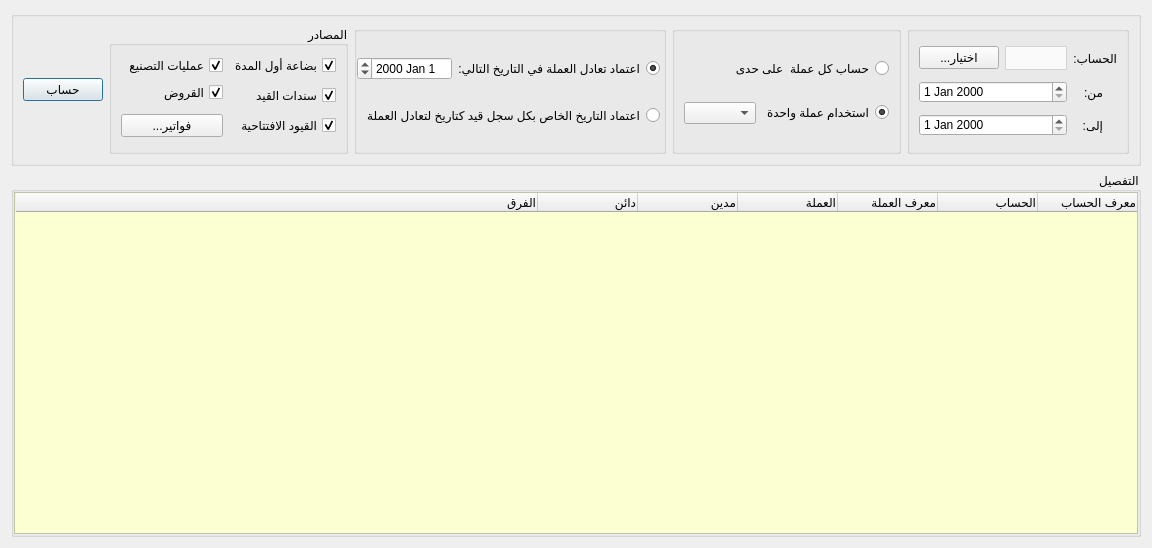
<?xml version="1.0" encoding="UTF-8"?>
<ui version="4.0">
 <class>Trial_Balance</class>
 <widget class="QDialog" name="Trial_Balance">
  <property name="windowModality">
   <enum>Qt::WindowModal</enum>
  </property>
  <property name="geometry">
   <rect>
    <x>0</x>
    <y>0</y>
    <width>1057</width>
    <height>548</height>
   </rect>
  </property>
  <property name="minimumSize">
   <size>
    <width>0</width>
    <height>115</height>
   </size>
  </property>
  <property name="windowTitle">
   <string>ميزان المراجعة</string>
  </property>
  <property name="layoutDirection">
   <enum>Qt::RightToLeft</enum>
  </property>
  <property name="modal">
   <bool>true</bool>
  </property>
  <layout class="QGridLayout" name="gridLayout_4">
   <item row="1" column="0">
    <widget class="QGroupBox" name="groupBox_3">
     <property name="sizePolicy">
      <sizepolicy hsizetype="MinimumExpanding" vsizetype="MinimumExpanding">
       <horstretch>0</horstretch>
       <verstretch>0</verstretch>
      </sizepolicy>
     </property>
     <property name="maximumSize">
      <size>
       <width>16777215</width>
       <height>16777215</height>
      </size>
     </property>
     <property name="title">
      <string>التفصيل</string>
     </property>
     <layout class="QGridLayout" name="gridLayout_2">
      <property name="leftMargin">
       <number>0</number>
      </property>
      <property name="topMargin">
       <number>0</number>
      </property>
      <property name="rightMargin">
       <number>0</number>
      </property>
      <property name="bottomMargin">
       <number>0</number>
      </property>
      <property name="spacing">
       <number>3</number>
      </property>
      <item row="0" column="0">
       <widget class="QTreeWidget" name="results_tree">
        <property name="styleSheet">
         <string notr="true">QScrollBar:vertical {
    background-color: #f1f1f1;
    width: 12px;
    margin: 12px 0 12px 0;
}

QScrollBar::handle:vertical {
    background-color: #888;
    min-height: 20px;
    border-radius: 4px;
}

QScrollBar::handle:vertical:hover {
    background-color: #555;
}

QTreeWidget{background-color:rgb(252, 255, 210);}</string>
        </property>
        <column>
         <property name="text">
          <string>معرف الحساب</string>
         </property>
         <property name="textAlignment">
          <set>AlignTrailing|AlignVCenter</set>
         </property>
        </column>
        <column>
         <property name="text">
          <string>الحساب</string>
         </property>
         <property name="textAlignment">
          <set>AlignTrailing|AlignVCenter</set>
         </property>
        </column>
        <column>
         <property name="text">
          <string>معرف العملة</string>
         </property>
         <property name="textAlignment">
          <set>AlignTrailing|AlignVCenter</set>
         </property>
        </column>
        <column>
         <property name="text">
          <string>العملة</string>
         </property>
         <property name="textAlignment">
          <set>AlignTrailing|AlignVCenter</set>
         </property>
        </column>
        <column>
         <property name="text">
          <string>مدين</string>
         </property>
         <property name="textAlignment">
          <set>AlignTrailing|AlignVCenter</set>
         </property>
        </column>
        <column>
         <property name="text">
          <string>دائن</string>
         </property>
         <property name="textAlignment">
          <set>AlignTrailing|AlignVCenter</set>
         </property>
        </column>
        <column>
         <property name="text">
          <string>الفرق</string>
         </property>
         <property name="textAlignment">
          <set>AlignTrailing|AlignVCenter</set>
         </property>
        </column>
       </widget>
      </item>
     </layout>
    </widget>
   </item>
   <item row="0" column="0">
    <widget class="QGroupBox" name="groupBox">
     <property name="minimumSize">
      <size>
       <width>0</width>
       <height>120</height>
      </size>
     </property>
     <property name="maximumSize">
      <size>
       <width>16777215</width>
       <height>16777215</height>
      </size>
     </property>
     <property name="layoutDirection">
      <enum>Qt::RightToLeft</enum>
     </property>
     <property name="title">
      <string/>
     </property>
     <layout class="QGridLayout" name="gridLayout_7">
      <item row="0" column="9">
       <widget class="QPushButton" name="calculate_btn">
        <property name="maximumSize">
         <size>
          <width>100</width>
          <height>16777215</height>
         </size>
        </property>
        <property name="text">
         <string>حساب</string>
        </property>
       </widget>
      </item>
      <item row="0" column="5">
       <widget class="QGroupBox" name="groupBox_8">
        <property name="layoutDirection">
         <enum>Qt::LeftToRight</enum>
        </property>
        <property name="styleSheet">
         <string notr="true">QComboBox {
        background-color: #fafafa;
        border: 1px solid lightgrey;		
		height: 22px;
		color: black;
    }
    QComboBox::drop-down {
        border: none;
    }</string>
        </property>
        <property name="title">
         <string/>
        </property>
        <layout class="QGridLayout" name="gridLayout_6">
         <item row="1" column="1" colspan="2">
          <widget class="QDateEdit" name="from_date_input"/>
         </item>
         <item row="2" column="3">
          <widget class="QLabel" name="label_5">
           <property name="maximumSize">
            <size>
             <width>30</width>
             <height>16777215</height>
            </size>
           </property>
           <property name="text">
            <string>إلى:</string>
           </property>
          </widget>
         </item>
         <item row="2" column="1" colspan="2">
          <widget class="QDateEdit" name="to_date_input"/>
         </item>
         <item row="0" column="1">
          <widget class="QPushButton" name="select_account_btn">
           <property name="text">
            <string>...اختيار</string>
           </property>
          </widget>
         </item>
         <item row="0" column="3">
          <widget class="QLabel" name="label_6">
           <property name="maximumSize">
            <size>
             <width>16777215</width>
             <height>16777215</height>
            </size>
           </property>
           <property name="text">
            <string>الحساب:</string>
           </property>
          </widget>
         </item>
         <item row="0" column="2">
          <widget class="QComboBox" name="accounts_combobox"/>
         </item>
         <item row="1" column="3">
          <widget class="QLabel" name="label_4">
           <property name="maximumSize">
            <size>
             <width>30</width>
             <height>16777215</height>
            </size>
           </property>
           <property name="text">
            <string>من:</string>
           </property>
          </widget>
         </item>
        </layout>
       </widget>
      </item>
      <item row="0" column="7">
       <widget class="QGroupBox" name="groupBox_5">
        <property name="enabled">
         <bool>true</bool>
        </property>
        <property name="layoutDirection">
         <enum>Qt::RightToLeft</enum>
        </property>
        <property name="title">
         <string/>
        </property>
        <layout class="QGridLayout" name="gridLayout">
         <property name="leftMargin">
          <number>0</number>
         </property>
         <property name="topMargin">
          <number>0</number>
         </property>
         <property name="rightMargin">
          <number>3</number>
         </property>
         <property name="bottomMargin">
          <number>0</number>
         </property>
         <property name="spacing">
          <number>0</number>
         </property>
         <item row="0" column="1">
          <widget class="QDateEdit" name="exchange_date_input"/>
         </item>
         <item row="1" column="0" colspan="2">
          <widget class="QRadioButton" name="distinct_exchange_date_radio">
           <property name="text">
            <string>اعتماد التاريخ الخاص بكل سجل قيد كتاريخ لتعادل العملة</string>
           </property>
          </widget>
         </item>
         <item row="0" column="0">
          <widget class="QRadioButton" name="unified_exchange_date_radio">
           <property name="text">
            <string>:اعتماد تعادل العملة في التاريخ التالي</string>
           </property>
           <property name="checked">
            <bool>true</bool>
           </property>
          </widget>
         </item>
        </layout>
       </widget>
      </item>
      <item row="0" column="8">
       <widget class="QGroupBox" name="groupBox_6">
        <property name="layoutDirection">
         <enum>Qt::RightToLeft</enum>
        </property>
        <property name="title">
         <string>المصادر</string>
        </property>
        <layout class="QGridLayout" name="gridLayout_3">
         <item row="1" column="0" rowspan="2">
          <widget class="QCheckBox" name="source_journal_checkbox">
           <property name="text">
            <string>سندات القيد</string>
           </property>
           <property name="checked">
            <bool>true</bool>
           </property>
          </widget>
         </item>
         <item row="0" column="0">
          <widget class="QCheckBox" name="source_period_start_material_checkbox">
           <property name="text">
            <string>بضاعة أول المدة</string>
           </property>
           <property name="checked">
            <bool>true</bool>
           </property>
          </widget>
         </item>
         <item row="1" column="1">
          <widget class="QCheckBox" name="source_loans_checkbox">
           <property name="text">
            <string>القروض</string>
           </property>
           <property name="checked">
            <bool>true</bool>
           </property>
          </widget>
         </item>
         <item row="2" column="1" rowspan="3">
          <widget class="QPushButton" name="select_invoices_btn">
           <property name="minimumSize">
            <size>
             <width>0</width>
             <height>0</height>
            </size>
           </property>
           <property name="maximumSize">
            <size>
             <width>125</width>
             <height>16777215</height>
            </size>
           </property>
           <property name="text">
            <string>...فواتير</string>
           </property>
          </widget>
         </item>
         <item row="3" column="0">
          <widget class="QCheckBox" name="source_period_start_checkbox">
           <property name="text">
            <string>القيود الافتتاحية</string>
           </property>
           <property name="checked">
            <bool>true</bool>
           </property>
          </widget>
         </item>
         <item row="0" column="1">
          <widget class="QCheckBox" name="source_manufacture_checkbox">
           <property name="text">
            <string>عمليات التصنيع</string>
           </property>
           <property name="checked">
            <bool>true</bool>
           </property>
          </widget>
         </item>
        </layout>
       </widget>
      </item>
      <item row="0" column="6">
       <widget class="QGroupBox" name="groupBox_7">
        <property name="layoutDirection">
         <enum>Qt::LeftToRight</enum>
        </property>
        <property name="title">
         <string/>
        </property>
        <layout class="QGridLayout" name="gridLayout_8">
         <item row="2" column="1">
          <widget class="QRadioButton" name="unified_currency_radio">
           <property name="maximumSize">
            <size>
             <width>150</width>
             <height>16777215</height>
            </size>
           </property>
           <property name="layoutDirection">
            <enum>Qt::RightToLeft</enum>
           </property>
           <property name="text">
            <string>استخدام عملة واحدة</string>
           </property>
           <property name="checked">
            <bool>true</bool>
           </property>
          </widget>
         </item>
         <item row="2" column="0">
          <widget class="QComboBox" name="currency_combobox">
           <property name="enabled">
            <bool>true</bool>
           </property>
          </widget>
         </item>
         <item row="0" column="0" colspan="2">
          <widget class="QRadioButton" name="distinct_currency_radio">
           <property name="maximumSize">
            <size>
             <width>180</width>
             <height>16777215</height>
            </size>
           </property>
           <property name="layoutDirection">
            <enum>Qt::RightToLeft</enum>
           </property>
           <property name="text">
            <string>حساب كل عملة  على حدى</string>
           </property>
          </widget>
         </item>
        </layout>
       </widget>
      </item>
     </layout>
    </widget>
   </item>
  </layout>
 </widget>
 <resources/>
 <connections/>
</ui>
